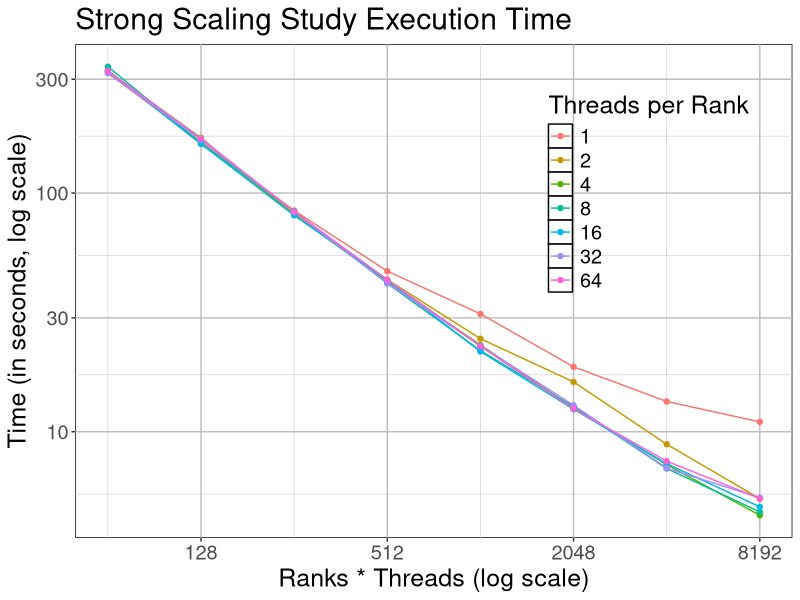
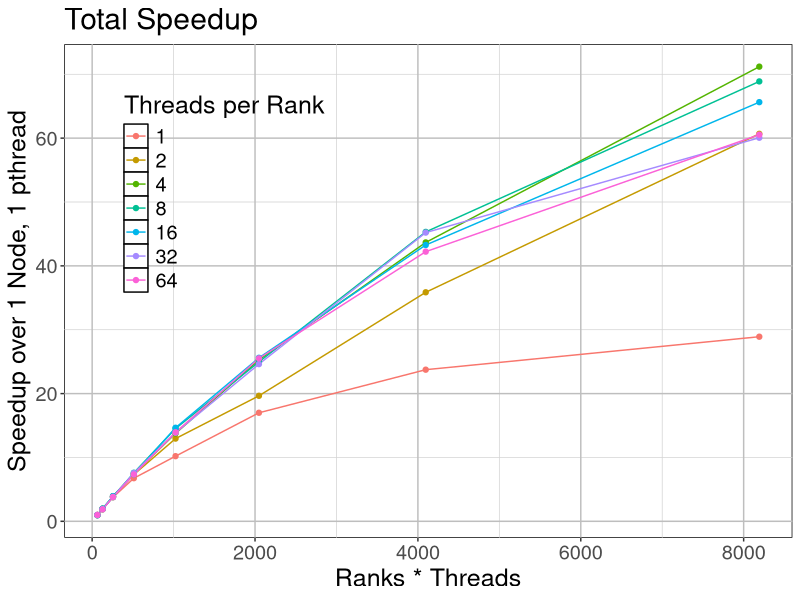
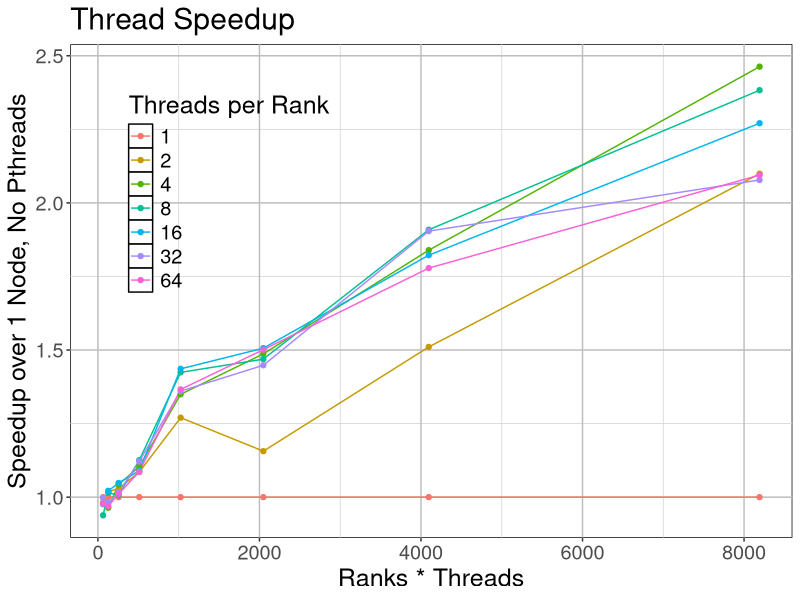
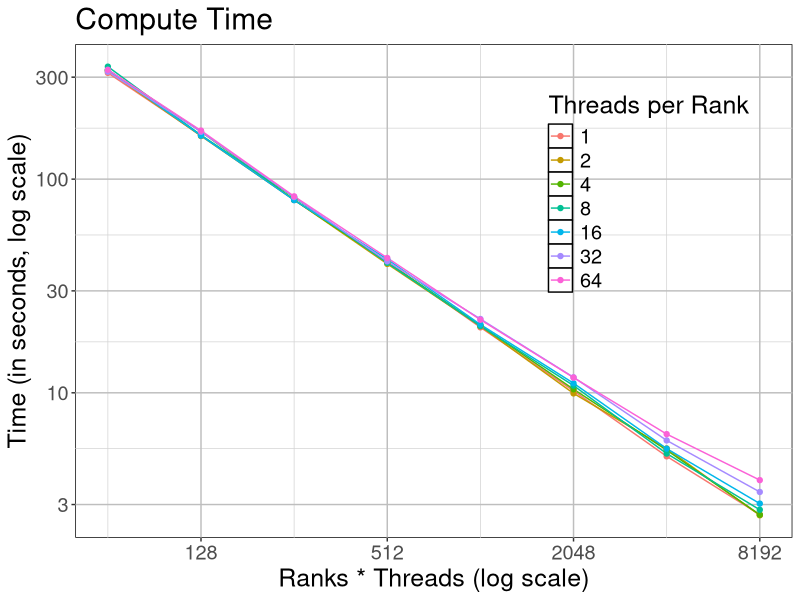
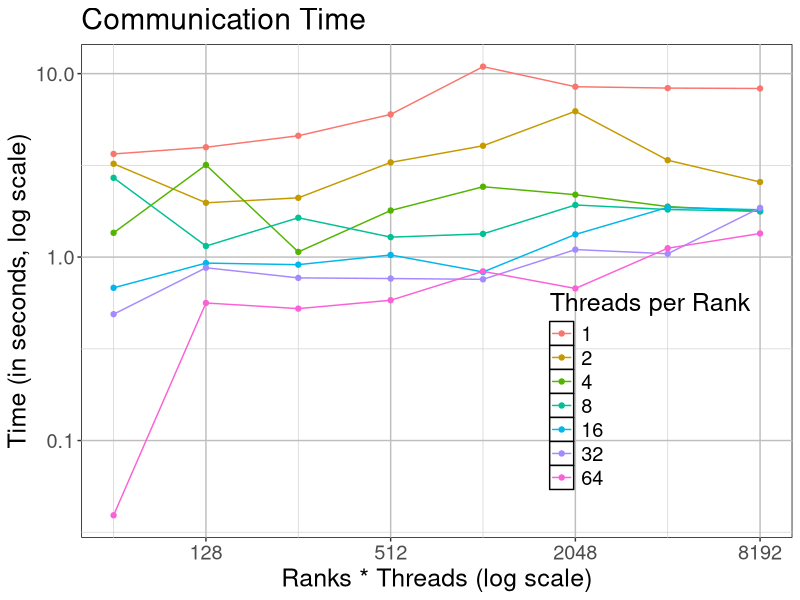
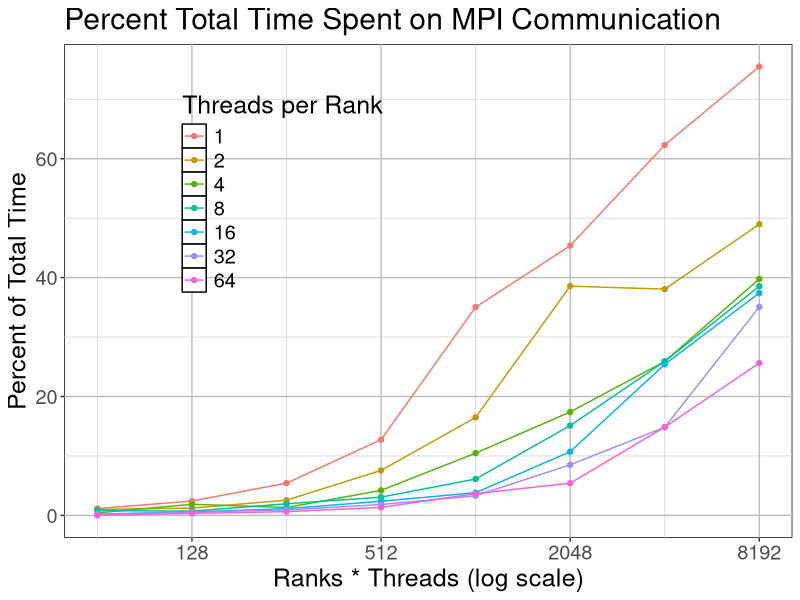
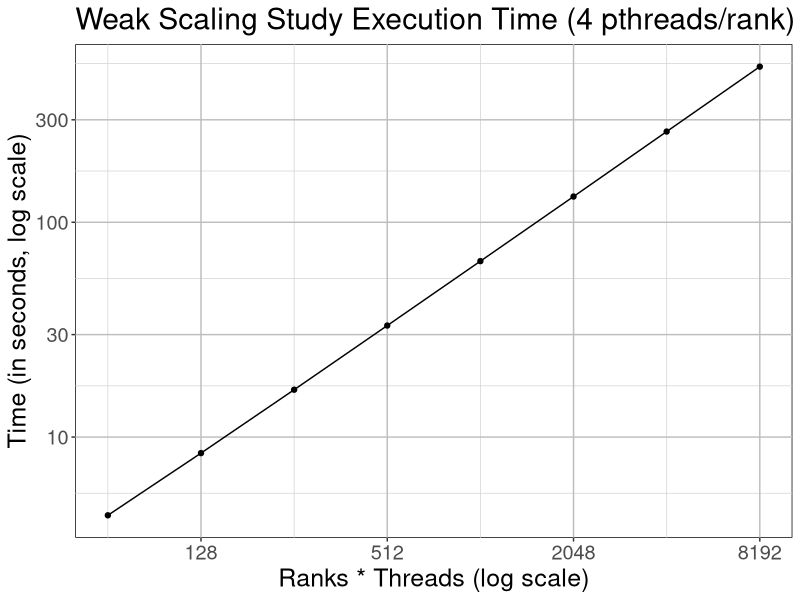
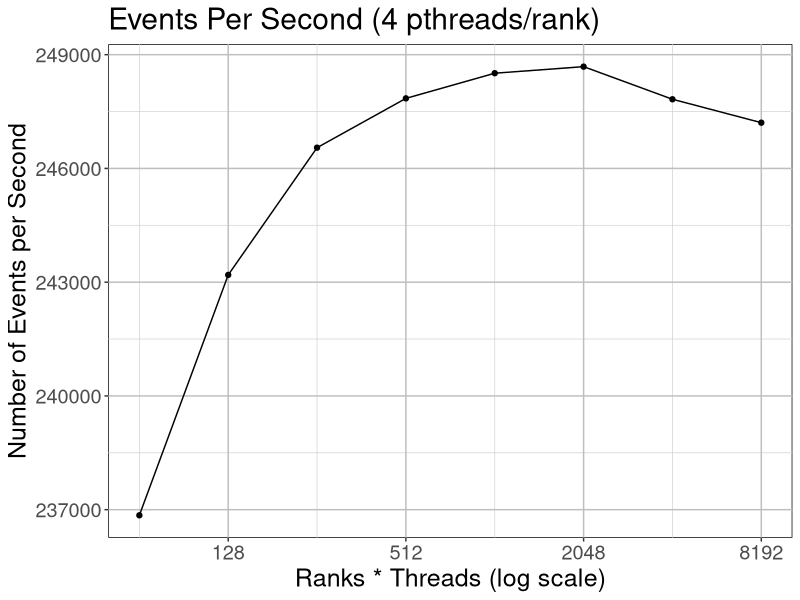

These charts were generated, in order, by the following R code:
library(ggplot2)
library(scales)
library(reshape)

# Results of the strong scaling study using random initial bird placements
ss <- read.csv('strongscaling2.csv')
ss$nodes <- (ss$ranks * ss$threads)
ss$threads <- factor(ss$threads)


# Total execution time between number of nodes
ggplot(data=ss, aes(x=nodes)) +
  geom_line(aes(y=total, color=threads)) +
  geom_point(aes(y=total, color=threads)) +
  scale_x_continuous(trans=log2_trans()) +
  scale_y_log10() +
  theme(legend.position = c(0.8,0.7),
        legend.background = element_rect(fill = NA),
        panel.background = element_rect(fill = 'white', colour = 'black'),
        panel.grid.major = element_line(colour = 'gray'),
        panel.grid.minor = element_line(colour = 'light gray'),
        text=element_text(size=18)) +
  ggtitle("Strong Scaling Study Execution Time") +
  labs(x="Ranks * Threads (log scale)", y="Time (in seconds, log scale)", color="Threads per Rank")
ggsave("plots/total_time.pdf")


# Total speedup
total.base <- ss[ss$nodes==64 & ss$threads==1,]$total  # Change to ss$nodes==1
ss$total.speedup <- total.base / ss$total
ggplot(data=ss, aes(x=nodes)) +
  geom_line(aes(y=total.speedup, color=threads)) +
  geom_point(aes(y=total.speedup, color=threads)) +
  theme(legend.position = c(0.22,0.7),
        legend.background = element_rect(fill = NA),
        panel.background = element_rect(fill = 'white', colour = 'black'),
        panel.grid.major = element_line(colour = 'gray'),
        panel.grid.minor = element_line(colour = 'light gray'),
        text=element_text(size=18)) +
  ggtitle("Total Speedup") +
  labs(x="Ranks * Threads", y="Speedup over 1 Node, 1 pthread", color="Threads per Rank")
ggsave("plots/total_speedup.pdf")


# Total speedup within same number nodes (thread speedup)
node.base <- list()
for (n in unique(ss$nodes)) {
  node.base[[n]] <- ss[ss$nodes==n & ss$threads==1,]$total
}
ss$thread.total.speedup <- unlist(node.base[ss$nodes]) / ss$total
ggplot(data=ss, aes(x=nodes)) +
  geom_line(aes(y=thread.total.speedup, color=threads)) +
  geom_point(aes(y=thread.total.speedup, color=threads)) +
  theme(legend.position = c(0.22,0.7),
        legend.background = element_rect(fill = NA),
        panel.background = element_rect(fill = 'white', colour = 'black'),
        panel.grid.major = element_line(colour = 'gray'),
        panel.grid.minor = element_line(colour = 'light gray'),
        text=element_text(size=18)) +
  ggtitle("Thread Speedup") +
  labs(x="Ranks * Threads", y="Speedup over 1 Node, No Pthreads", color="Threads per Rank")
ggsave("plots/thread_speedup.pdf")


# Compute execution time
ggplot(data=ss, aes(x=nodes)) +
  geom_line(aes(y=compute, color=threads)) +
  geom_point(aes(y=compute, color=threads)) +
  theme(legend.position = c(0.8,0.7),
        legend.background = element_rect(fill = NA),
        panel.background = element_rect(fill = 'white', colour = 'black'),
        panel.grid.major = element_line(colour = 'gray'),
        panel.grid.minor = element_line(colour = 'light gray'),
        text=element_text(size=18)) +
  ggtitle("Compute Time") +
  scale_x_continuous(trans=log2_trans()) +
  scale_y_log10() +
  labs(x="Ranks * Threads (log scale)", y="Time (in seconds, log scale)", color="Threads per Rank")
ggsave("plots/compute_time.pdf")


# Communication execution time
ggplot(data=ss, aes(x=nodes)) +
  geom_line(aes(y=communicate, color=threads)) +
  geom_point(aes(y=communicate, color=threads)) +
  ggtitle("Communication Time") +
  theme(legend.position = c(0.8,0.3),
        legend.background = element_rect(fill = NA),
        panel.background = element_rect(fill = 'white', colour = 'black'),
        panel.grid.major = element_line(colour = 'gray'),
        panel.grid.minor = element_line(colour = 'light gray'),
        text=element_text(size=18)) +
  scale_x_continuous(trans=log2_trans()) +
  scale_y_log10() +
  labs(x="Ranks * Threads (log scale)", y="Time (in seconds, log scale)", color="Threads per Rank")
ggsave("plots/comm_time.pdf")


# Percent communication
ss$percentComm <- (ss$communicate / ss$total) * 100.0
ggplot(data=ss, aes(x=nodes)) +
  geom_line(aes(y=percentComm, color=threads)) +
  geom_point(aes(y=percentComm, color=threads)) +
  ggtitle("Percent Total Time Spent on MPI Communication") +
  theme(legend.position = c(0.3,0.7),
        legend.background = element_rect(fill = NA),
        panel.background = element_rect(fill = 'white', colour = 'black'),
        panel.grid.major = element_line(colour = 'gray'),
        panel.grid.minor = element_line(colour = 'light gray'),
        text=element_text(size=18)) +
  scale_x_continuous(trans=log2_trans()) +
  # scale_y_log10() +
  labs(x="Ranks * Threads (log scale)", y="Percent of Total Time", color="Threads per Rank")
ggsave("plots/comm_percent.pdf")


# Weak Scaling test
ws <- read.csv('weakscaling.csv')
ws$nodes <- (ws$ranks * ws$threads)
ws$threads <- factor(ws$threads)
ggplot(data=ws, aes(x=nodes, y=total)) +
  geom_line() + geom_point() +
  scale_x_continuous(trans=log2_trans()) +
  scale_y_log10() +
  theme(panel.background = element_rect(fill = 'white', colour = 'black'),
        panel.grid.major = element_line(colour = 'gray'),
        panel.grid.minor = element_line(colour = 'light gray'),
        text=element_text(size=18)) +
  ggtitle("Weak Scaling Study Execution Time (4 pthreads/rank)") +
  labs(x="Ranks * Threads (log scale)", y="Time (in seconds, log scale)")
ggsave("plots/weakscaling.pdf")


# Events per second weak scaling
ws$events <- 16*ws$nodes*1000
ws$events.per.second <- ws$events / ws$total
ggplot(data=ws, aes(x=nodes, y=events.per.second)) +
  geom_line() + geom_point() +
  scale_x_continuous(trans=log2_trans()) +
  # scale_y_log10() +
  theme(panel.background = element_rect(fill = 'white', colour = 'black'),
        panel.grid.major = element_line(colour = 'gray'),
        panel.grid.minor = element_line(colour = 'light gray'),
        text=element_text(size=18)) +
  ggtitle("Events Per Second (4 pthreads/rank)") +
  labs(x="Ranks * Threads (log scale)", y="Number of Events per Second")
ggsave("plots/eventspersec.pdf")
